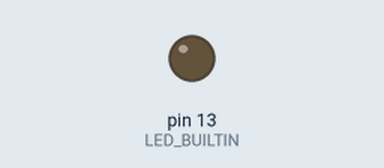
This sketch was run on a simulated Arduino Uno, built with avr-gcc and run on an emulated ATmega328P. Shown: output pins drawn as LEDs (lit = HIGH).

Above: at 1.8 s.
At 5.12 s:
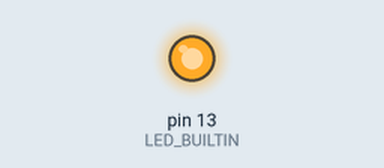
Timing chart, 0 to 5.8 s (numbered marks = the images above):
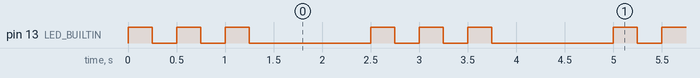

Measured:
- by itself, pin 13 (LED_BUILTIN): repeats every 2.5 s: 2 × (LOW 0.25 s, HIGH 0.25 s), LOW 1.3 s, HIGH 0.25 s
- by itself, everything shown: repeats every 2.5 s, in 6 steps

The sketch:

ServoDriverNano.ino
```cpp
void setup() {
  pinMode(LED_BUILTIN, OUTPUT);
}


void loop() {
  for (int x = 0; x < 3; x++) {
    digitalWrite(LED_BUILTIN, HIGH);
    delay(250);
    digitalWrite(LED_BUILTIN, LOW);
    delay(250);
  }
  delay(1000);
}
```
